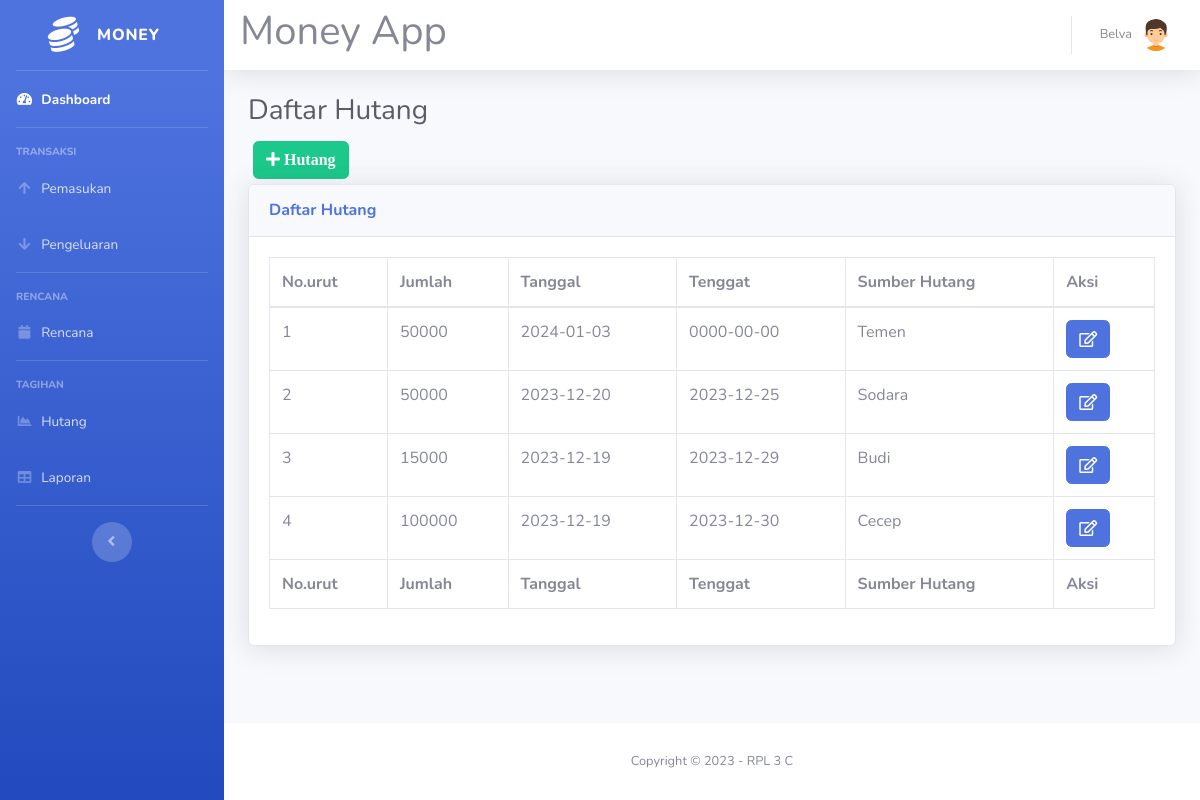
The app's page /hutang.php (signed in) with its own data.
### tables this page shows
CREATE TABLE `hutang` (
  `id_hutang` int(11) NOT NULL,
  `jumlah` int(11) NOT NULL,
  `tgl_pinjam` date DEFAULT NULL,
  `tenggat` date DEFAULT NULL,
  `sumber_hutang` varchar(100) DEFAULT NULL
);

### hutang.php (the view, shortened to what this page needs)
<!DOCTYPE html>
<html lang="en">
<head>
  <link href="vendor/fontawesome-free/css/all.min.css" rel="stylesheet" type="text/css">
  <link href="css/sb-admin-2.min.css" rel="stylesheet">
</head>
<body id="page-top">
<?php
require 'koneksi.php';
require 'sidebar.php';
?>
      <div id="content">
<?php require 'navbar.php'; ?>
        <div class="container-fluid">
          <h1 class="h3 mb-2 text-gray-800">Daftar Hutang</h1>
<button type="button" class="btn btn-success" style="margin:5px" data-toggle="modal" data-target="#myModalTambah"><i class="fa fa-plus"> Hutang</i></button><br>
          <div class="card shadow mb-4">
            <div class="card-header py-3">
              <h6 class="m-0 font-weight-bold text-primary">Daftar Hutang</h6>
            </div>
            <div class="card-body">
              <div class="table-responsive">
                <table class="table table-bordered" id="dataTable" width="100%" cellspacing="0">
                  <thead>
                    <tr>
					<th>No.urut</th>
                      <th>Jumlah</th>
                      <th>Tanggal</th>
                      <th>Tenggat</th>
                      <th>Sumber Hutang</th>
                      <th>Aksi</th>
                    </tr>
                  </thead>
                  <tfoot>
                    <tr>
					<th>No.urut</th>
                      <th>Jumlah</th>
                      <th>Tanggal</th>
                      <th>Tenggat</th>
                      <th>Sumber Hutang</th>
                      <th>Aksi</th>
                    </tr>
                  </tfoot>
                  <tbody>
				  <?php
$query = mysqli_query($koneksi,"SELECT * FROM hutang where jumlah > 1000 ORDER BY tenggat ASC");
$no = 1;
while ($data = mysqli_fetch_assoc($query))
{
?>
                    <tr>
					<td><?=$no++?></td>
                      <td><?=$data['jumlah']?></td>
                      <td><?=$data['tgl_pinjam']?></td>
                      <td><?=$data['tenggat']?></td>
                      <td><?=$data['sumber_hutang']?></td>
					  <td>
<a href="#" type="button" class=" fa fa-edit btn btn-primary btn-md" data-toggle="modal" data-target="#myModal<?php echo $data['id_hutang']; ?>"></a>
</td>
</tr>
  </div>
<?php
}
?>
              </div>
            </div>
          </div>
<?php require 'footer.php'?>
</body>
</html>

### records on screen
hutang: jumlah "50000", tgl_pinjam "2024-01-03", tenggat "0000-00-00", sumber_hutang "Temen"
hutang: jumlah "50000", tgl_pinjam "2023-12-20", tenggat "2023-12-25", sumber_hutang "Sodara"
hutang: jumlah "15000", tgl_pinjam "2023-12-19", tenggat "2023-12-29", sumber_hutang "Budi"
hutang: jumlah "100000", tgl_pinjam "2023-12-19", tenggat "2023-12-30", sumber_hutang "Cecep"

### other values on screen
$_SESSION['nama'] "Belva"
